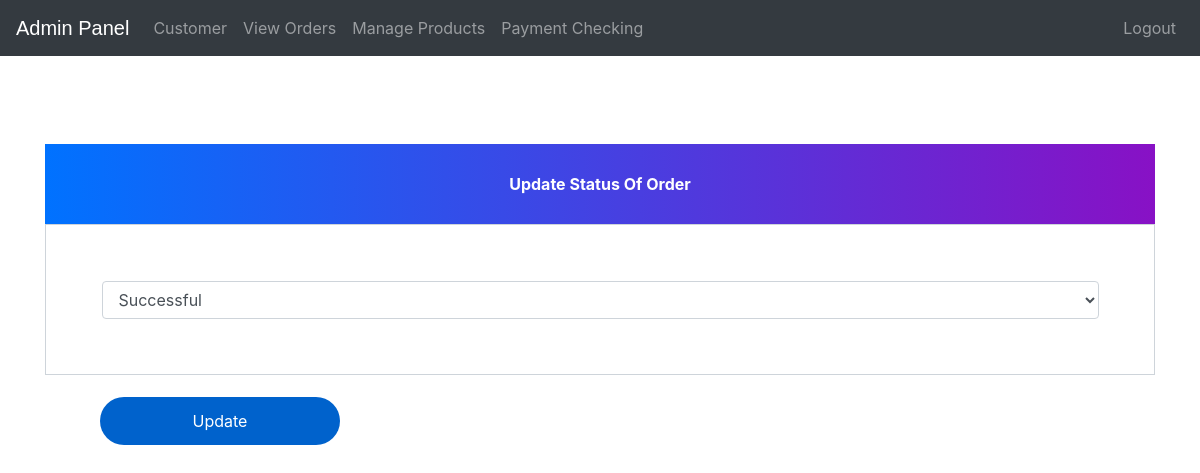
The page /update-order/1 (signed in) on the database as committed earlier.
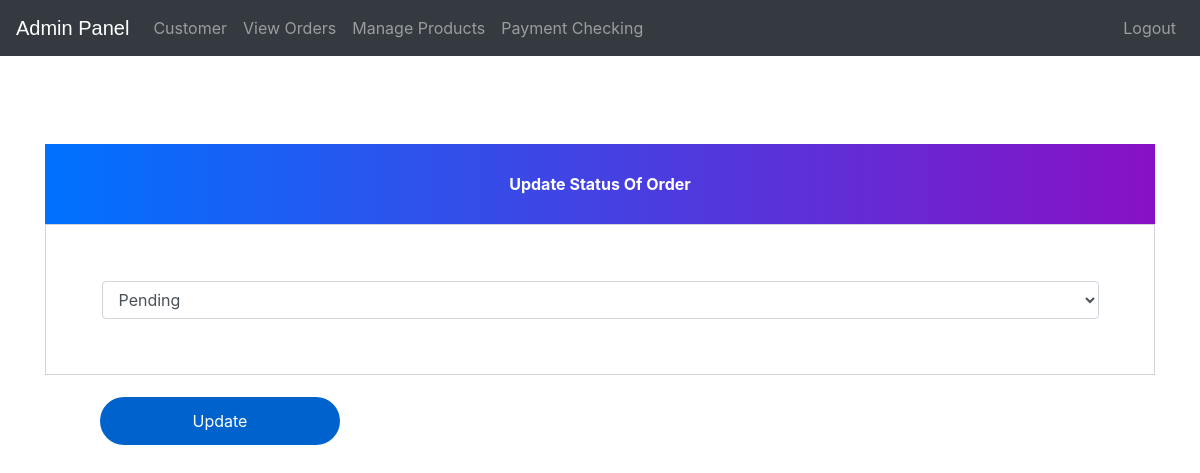
The same page on the database as committed later.
### users/models.py (models this page shows)
class Orders(models.Model):
    STATUS =(
        ('Pending','Pending'),
        ('Successful','Successful'),
    )
    customer=models.ForeignKey('Customer', on_delete=models.CASCADE,null=True)
    product=models.ForeignKey('Product',on_delete=models.CASCADE,null=True)
    email = models.CharField(max_length=50,null=True)
    address = models.CharField(max_length=500,null=True)
    mobile = models.CharField(max_length=20,null=True)
    order_date= models.DateField(auto_now_add=True,null=True)
    status=models.CharField(max_length=50,null=True,choices=STATUS)

### users/views.py (the view)
# urls.py: path('update-order/<int:pk>', views.update_order_view,name='update-order'),
@login_required(login_url='adminlogin')
def update_order_view(request,pk):
    order=models.Orders.objects.get(id=pk)
    orderForm=forms.OrderForm(instance=order)
    if request.method=='POST':
        orderForm=forms.OrderForm(request.POST,instance=order)
        if orderForm.is_valid():
            orderForm.save()
            return redirect('admin-view-booking')
    return render(request,'users/update_order.html',{'orderForm':orderForm})

### users/forms.py
class OrderForm(forms.ModelForm):
    class Meta:
        model=models.Orders
        fields=['status']

### users/templates/users/update_order.html (shortened to what this page needs)
{% extends 'users/admin_base.html' %}
{% load widget_tweaks %}
{% block content %}
<head>
  <link href="//maxcdn.bootstrapcdn.com/bootstrap/4.1.1/css/bootstrap.min.css" rel="stylesheet" id="bootstrap-css">
</head>
<br><br><br><br><br><br>
<form method="post">
  <div class="container register-form">
    <div class="form">
      <div class="note">
        <p>Update Status Of Order</p>
      </div>
      <div class="form-content">
              {% render_field orderForm.status class="form-control" placeholder="Address" %}
            </div>
          </div>
        </div>
        <button type="submit" class="btnSubmit">Update</button>
</form>
{% endblock content %}

Rows that differ between the two databases and show on the page:
changed Orders: status "Successful" → "Pending"
